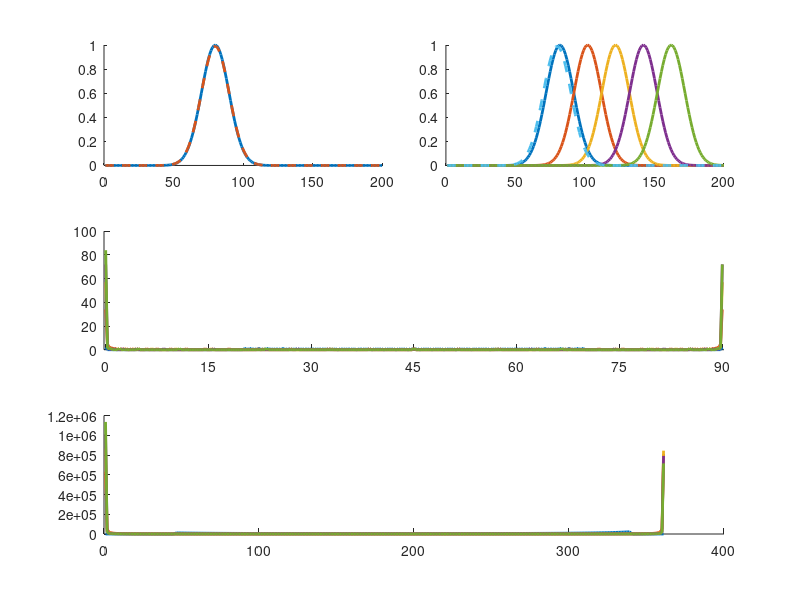

Write MATLAB code to recreate this figure. (Note: this script raises an error after producing the figure.)

%% parameters
lsize = 200;
bandwidth = 50;
step = 0.25;

% gaussian filter
size = bandwidth*2;
if mod(size,2)==0
    size = size+1;
end
sigma = bandwidth/5;
x = linspace(-size/2,size/2,size);
gaussFilter = exp(-x.^2/(2*sigma^2));
gaussFilter = gaussFilter/sum(gaussFilter);

x = 1:lsize;

%% with specific distance, blobs 1 fixed
mean_blob_1 = 80;

figure;
blobs_1 = zeros(lsize,1);
blobs_1(mean_blob_1) = 1;
conv_blobs_1 = conv(blobs_1,gaussFilter,'same');
gaussian_analog = exp((-(x-mean_blob_1).^2)/(2*sigma^2));
gaussian_analog = gaussian_analog/sum(gaussian_analog);

subplot(3,4,1:2);
plot(conv_blobs_1/max(gaussFilter),'linewidth',2);
hold on;
plot(gaussian_analog/max(gaussFilter),'--','linewidth',2);
box off

for dist = 2:20:100
    
    blobs_2 = zeros(lsize,1);
    blobs_2(mean_blob_1+dist) = 1;
    conv_blobs_2 = conv(blobs_2,gaussFilter,'same');
    
    subplot(3,4,3:4);
    hold on;
    plot(conv_blobs_2/max(gaussFilter),'linewidth',2);
    
    % color ratio
    black = conv_blobs_1==0 & conv_blobs_2==0;
    ratio = conv_blobs_2(~black)./conv_blobs_1(~black);
    [a,b] = hist(atan(ratio),(0:step:90)/180*pi);
    
    subplot(3,1,2)
    hold on;
    plot(1:length(b),a,'linewidth',2);
   
%     gaussian_analog = gaussian_analog/sum(gaussian_analog);
    ratio_analog = exp((-((0:0.0001:lsize)-(mean_blob_1+dist)).^2+((0:0.0001:lsize)-mean_blob_1).^2)/(2*sigma^2));
    [c,~] = hist(atan(ratio_analog),(0:step:90)/180*pi);
    subplot(3,1,3)
    hold on;
    plot(1:length(b),c,'linewidth',2);

end

xpoint = 1:length(b);

subplot(3,4,3:4);
plot(gaussian_analog/max(gaussFilter),'--','linewidth',2);
subplot(3,1,2);
set(gca,'XLim',[0 length(b)+1],'XTick',linspace(1,xpoint(end),7),'XTickLabel',0:15:90);
legend(dist);
subplot(3,1,3);
set(gca,'XLim',[0 length(b)+1],'XTick',linspace(1,xpoint(end),7),'XTickLabel',0:15:90);
legend(dist);

%% with specific distance, pair
figure;
col = parula(4);

i = 0;
for dist = 22:2:26
    i = i+1;
    mean_blob_1 = 100-dist/2;
    blobs_1 = zeros(lsize,1);
    blobs_1(mean_blob_1) = 1;
    conv_blobs_1 = conv(blobs_1,gaussFilter,'same');
    gaussian_analog = exp((-(x-mean_blob_1).^2)/(2*sigma^2));
    gaussian_analog = gaussian_analog/sum(gaussian_analog);
    
    subplot(3,1,1);
    hold on;
    plot(gaussian_analog/max(gaussFilter),'--','linewidth',2,'color',col(i,:));
    box off
    
    blobs_2 = zeros(lsize,1);
    blobs_2(mean_blob_1+dist) = 1;
    conv_blobs_2 = conv(blobs_2,gaussFilter,'same');
    
    subplot(3,1,1);
    hold on;
    plot(conv_blobs_2/max(gaussFilter),'linewidth',2,'color',col(i,:));
    
    % color ratio
    black = conv_blobs_1==0 & conv_blobs_2==0;
    ratio = conv_blobs_2(~black)./conv_blobs_1(~black);
    [a,b] = hist(atan(ratio),(0:step:90)/180*pi);
    
    subplot(3,1,2)
    hold on;
    plot(1:length(b),a,'linewidth',2,'color',col(i,:));
   
%     gaussian_analog = gaussian_analog/sum(gaussian_analog);
    ratio_analog = exp((-((0:0.0001:lsize)-(mean_blob_1+dist)).^2+((0:0.0001:lsize)-mean_blob_1).^2)/(2*sigma^2));
    [c,~] = hist(atan(ratio_analog),(0:step:90)/180*pi);
    subplot(3,1,3)
    hold on;
    plot(1:length(b),c,'linewidth',2,'color',col(i,:));

end

xpoint = 1:length(b);

subplot(3,1,2);
set(gca,'XLim',[0 length(b)+1],'XTick',linspace(1,xpoint(end),7),'XTickLabel',0:15:90);
subplot(3,1,3);
set(gca,'XLim',[0 length(b)+1],'XTick',linspace(1,xpoint(end),7),'XTickLabel',0:15:90);

%% with specific distance, with cross-talk, blobs 1 fixed
mean_blob_1 = 80;

figure;
blobs_1 = zeros(lsize,1);
blobs_1(mean_blob_1) = 1;
conv_blobs_1 = conv(blobs_1,gaussFilter,'same');
gaussian_analog = exp((-(x-mean_blob_1).^2)/(2*sigma^2));
gaussian_analog = gaussian_analog/sum(gaussian_analog);

subplot(3,4,1:2);
plot(conv_blobs_1/max(gaussFilter),'linewidth',2);
hold on;
plot(gaussian_analog/max(gaussFilter),'--','linewidth',2);
ylim([0 2]);
box off

for dist = 2:20:100
    
    blobs_2 = zeros(lsize,1);
    blobs_2(mean_blob_1+dist) = 1;
    blobs_2 = blobs_2 + blobs_1;
    conv_blobs_2 = conv(blobs_2,gaussFilter,'same');
    
    subplot(3,4,3:4);
    hold on;
    plot(conv_blobs_2/max(gaussFilter),'linewidth',2);
    
    % color ratio
    black = conv_blobs_1==0 & conv_blobs_2==0;
    ratio = conv_blobs_2(~black)./conv_blobs_1(~black);
    [a,b] = hist(atan(ratio),(0:step:90)/180*pi);

    subplot(3,1,2)
    hold on;
    plot(1:length(b),a/nnz(~black),'linewidth',2);
    
    ratio_analog = exp((-((0:0.0001:lsize)-(mean_blob_1+dist)).^2+((0:0.0001:lsize)-mean_blob_1).^2)/(2*sigma^2));
    ratio_analog = ratio_analog+1;
    [c,~] = hist(atan(ratio_analog),(0:step:90)/180*pi);
    subplot(3,1,3)
    hold on;
    plot(1:length(b),c,'linewidth',2);
    
end

xpoint = 1:length(b);

subplot(3,4,3:4);
plot(gaussian_analog/max(gaussFilter),'--','linewidth',2);
subplot(3,1,2);
set(gca,'XLim',[0 length(b)+1],'XTick',linspace(1,xpoint(end),7),'XTickLabel',0:15:90);
legend(dist);
subplot(3,1,3);
set(gca,'XLim',[0 length(b)+1],'XTick',linspace(1,xpoint(end),7),'XTickLabel',0:15:90);
legend(dist);

%% random blobs
num_blos = 20;

% generate random distribution of siganls
blobs_1 = randi(lsize,num_blos,1);
blobs_1 = accumarray(blobs_1,1,[lsize,1]);
conv_blobs_1 = conv(blobs_1,gaussFilter,'same');

blobs_2 = randi(lsize,num_blos,1);
blobs_2 = accumarray(blobs_2,1,[lsize,1]);
conv_blobs_2 = conv(blobs_2,gaussFilter,'same');

subplot(2,1,1),plot(conv_blobs_1/max(gaussFilter));
hold on;
plot(conv_blobs_2/max(gaussFilter));
stem(blobs_1,'.');
stem(blobs_2,'.');

black = conv_blobs_1==0 & conv_blobs_2==0;
ratio = conv_blobs_2(~black)./conv_blobs_1(~black);
[a,b] = hist(atan(ratio),(0:step:90)/180*pi);
xpoint = 1:length(b);
subplot(2,1,2)
hold on;
plot(1:length(b),a/nnz(~black),'linewidth',2);
set(gca,'XLim',[0 length(b)+1],'XTick',linspace(1,xpoint(end),7),'XTickLabel',0:15:90);

figure;
plot(conv_blobs_1,conv_blobs_2,'.')
